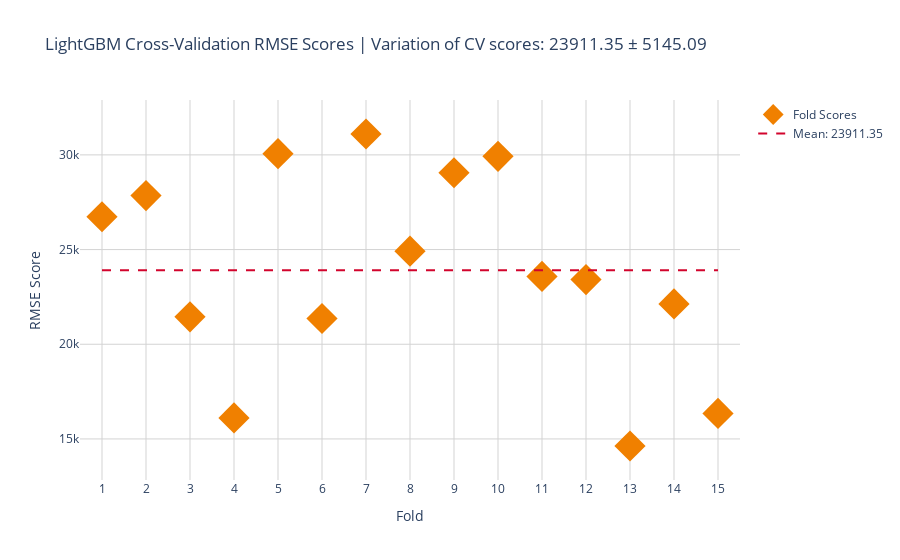
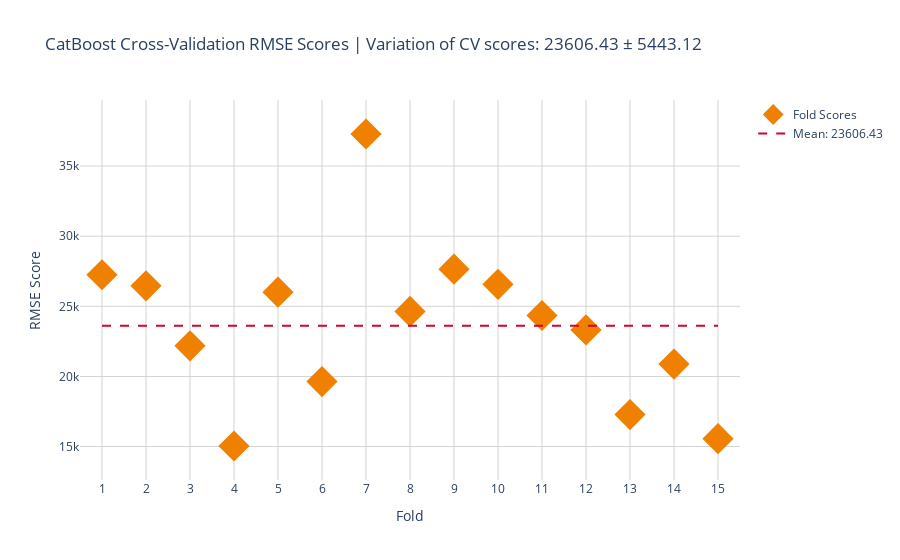

Write notebook code for charts like these, in order.
### Code cell
# Step 1: Extract features (X) and target (y) from the training data
X_train = train_data.drop(columns=['SalePrice'])
y_train = train_data['SalePrice']

# Step 2: Use MD to train models and get predictions
# Training on the train_data, with categorical columns from cat_cols
train_models, oof_preds = md.generate_preds(train_data, test_data, cat_cols)

# Step 3: Generate predictions for the test_data
# Using trained models from the ensemble and categorical columns from cat_cols
test_preds = md.generate_preds(train_data, test_data, cat_cols)

# You can then convert test_preds to a DataFrame and save as required:
test_results = pd.DataFrame({
    'Id': test_data['Id'],   # Assuming 'Id' column was kept in test_data
    'SalePrice': test_preds
})

### Figure 1 — Plotly figure (JSON) as saved in the notebook; plotly's stock layout.template omitted (floating-point values rounded to 4 significant figures)
{"data": [{"hoverlabel": {"font": {"size": 16}}, "hovertemplate": "Fold %{x}: %{text}<extra></extra>", "marker": {"color": "#F08000", "size": 24, "symbol": "diamond"}, "mode": "markers", "name": "Fold Scores", "text": ["26733.53", "27850.20", "21450.99", "16109.26", "30064.77", "21360.22", "31102.97", "24913.19", "29056.75", "29925.59", "23583.77", "23415.21", "14627.90", "22128.86", "16347.09"], "type": "scatter", "x": [1, 2, 3, 4, 5, 6, 7, 8, 9, 10, 11, 12, 13, 14, 15], "y": [26730.0, 27850.0, 21450.0, 16110.0, 30060.0, 21360.0, 31100.0, 24910.0, 29060.0, 29930.0, 23580.0, 23420.0, 14630.0, 22130.0, 16350.0]}, {"hoverinfo": "none", "line": {"color": "#D2042D", "dash": "dash"}, "mode": "lines", "name": "Mean: 23911.35", "type": "scatter", "x": [1, 15], "y": [23910.0, 23910.0]}], "layout": {"paper_bgcolor": "rgba(0,0,0,0)", "plot_bgcolor": "rgba(0,0,0,0)", "title": {"text": "LightGBM Cross-Validation RMSE Scores | Variation of CV scores: 23911.35 ± 5145.09"}, "xaxis": {"dtick": 1, "gridcolor": "lightgray", "range": [0.5, 15.5], "tick0": 1, "tickmode": "linear", "title": {"text": "Fold"}}, "yaxis": {"gridcolor": "lightgray", "title": {"text": "RMSE Score"}}}}

### Figure 2 — Plotly figure (JSON) as saved in the notebook; plotly's stock layout.template omitted (floating-point values rounded to 4 significant figures)
{"data": [{"hoverlabel": {"font": {"size": 16}}, "hovertemplate": "Fold %{x}: %{text}<extra></extra>", "marker": {"color": "#F08000", "size": 24, "symbol": "diamond"}, "mode": "markers", "name": "Fold Scores", "text": ["27249.62", "26461.85", "22185.12", "15040.17", "26005.13", "19630.80", "37286.29", "24639.09", "27646.33", "26565.21", "24343.66", "23318.29", "17283.47", "20878.56", "15562.85"], "type": "scatter", "x": [1, 2, 3, 4, 5, 6, 7, 8, 9, 10, 11, 12, 13, 14, 15], "y": [27250.0, 26460.0, 22190.0, 15040.0, 26010.0, 19630.0, 37290.0, 24640.0, 27650.0, 26570.0, 24340.0, 23320.0, 17280.0, 20880.0, 15560.0]}, {"hoverinfo": "none", "line": {"color": "#D2042D", "dash": "dash"}, "mode": "lines", "name": "Mean: 23606.43", "type": "scatter", "x": [1, 15], "y": [23610.0, 23610.0]}], "layout": {"paper_bgcolor": "rgba(0,0,0,0)", "plot_bgcolor": "rgba(0,0,0,0)", "title": {"text": "CatBoost Cross-Validation RMSE Scores | Variation of CV scores: 23606.43 ± 5443.12"}, "xaxis": {"dtick": 1, "gridcolor": "lightgray", "range": [0.5, 15.5], "tick0": 1, "tickmode": "linear", "title": {"text": "Fold"}}, "yaxis": {"gridcolor": "lightgray", "title": {"text": "RMSE Score"}}}}
